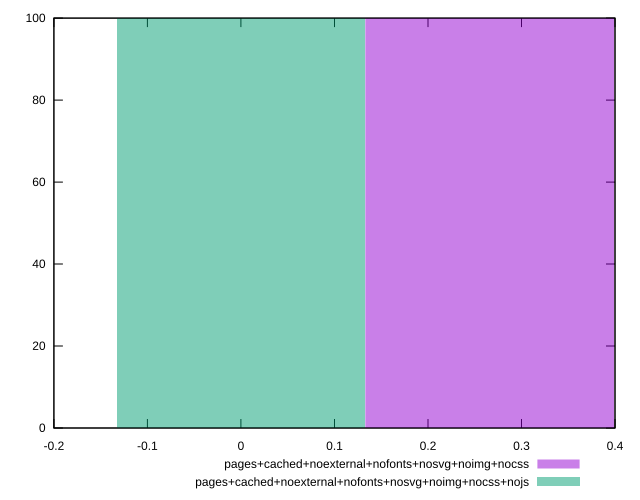

Here is the gnuplot script that generated this plot:
reset
set terminal svg size 640, 500 enhanced background rgb 'white'
set output "report_00007_2020-12-11T15:55:29.892Z/cumulative-layout-shift/comparison/histogram/12_vs_13.svg"

$pagesCachedNoexternalNofontsNosvgNoimgNocss <<EOF
0.26752124683528883 100
EOF

$pagesCachedNoexternalNofontsNosvgNoimgNocssNojs <<EOF
0 100
EOF

set key outside below
set boxwidth 0.26752124683528883
set yrange [0:100]
set style fill transparent solid 0.5 noborder

plot \
  $pagesCachedNoexternalNofontsNosvgNoimgNocss title "pages+cached+noexternal+nofonts+nosvg+noimg+nocss" with boxes, \
  $pagesCachedNoexternalNofontsNosvgNoimgNocssNojs title "pages+cached+noexternal+nofonts+nosvg+noimg+nocss+nojs" with boxes, \


reset
